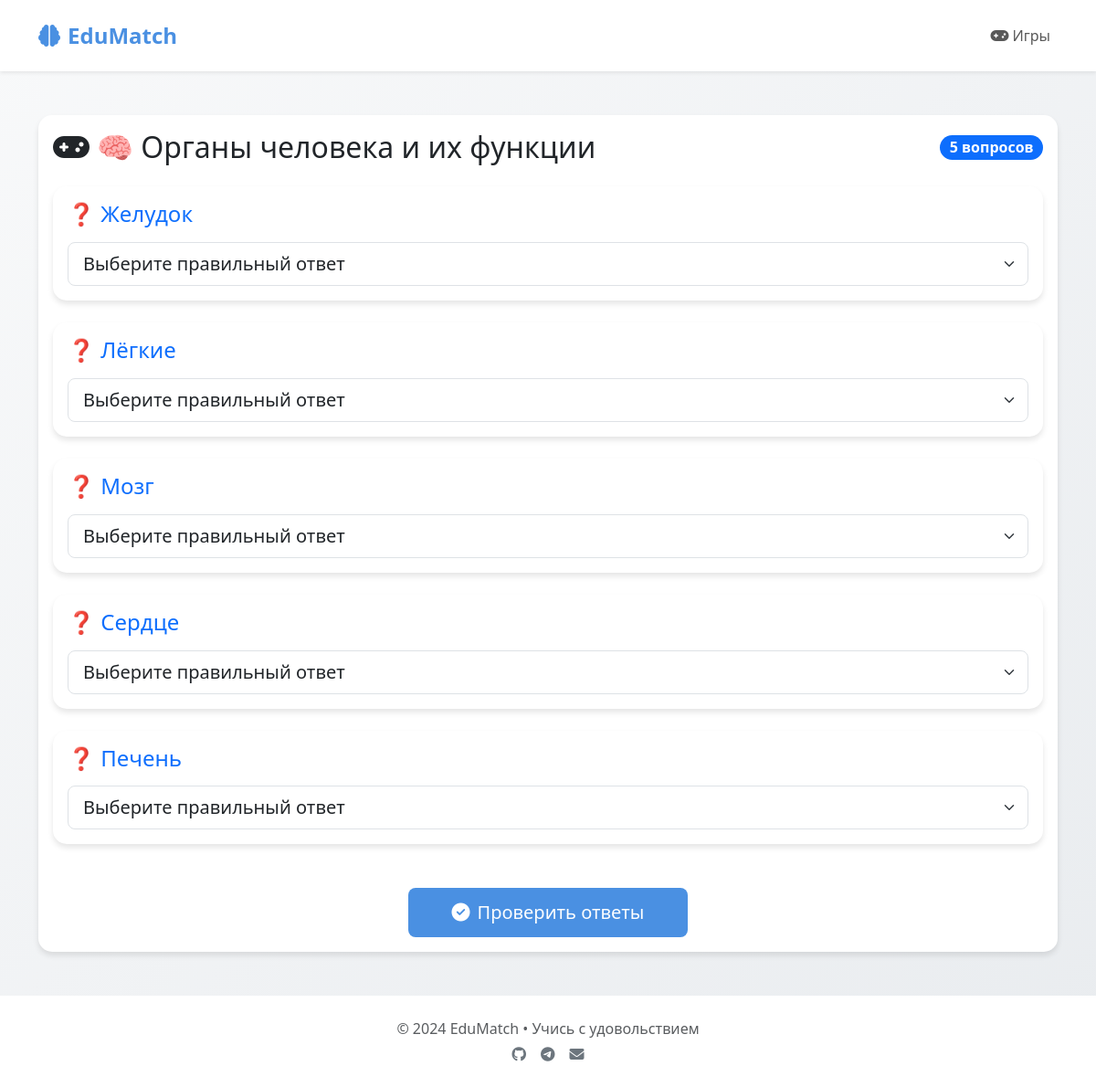
The page /game/8/ on the database its author committed.
### cards/models.py (models this page shows, shortened)
class Category(models.Model):
    name = models.CharField(max_length=100)

class Card(models.Model):
    left_text = models.CharField(max_length=200)
    right_text = models.CharField(max_length=200)
    category = models.ForeignKey(Category, on_delete=models.CASCADE)

### cards/views.py (the view, shortened to what this page needs)
# urls.py: path('game/<int:category_id>/', views.game, name='game'),
def game(request, category_id):
    category = get_object_or_404(Category, id=category_id)
    if 'selected_cards' not in request.session or request.method == 'GET':
        all_cards = list(Card.objects.filter(category=category))
        num_cards = min(len(all_cards), 5)
        selected_cards = random.sample(all_cards, num_cards) if len(all_cards) >= 5 else all_cards
        request.session['selected_cards'] = [c.id for c in selected_cards]
    else:
        selected_cards = Card.objects.filter(id__in=request.session['selected_cards'])
    for card in selected_cards:
        other_cards = [c for c in selected_cards if c != card]
        wrong_answers = random.sample(other_cards, min(3, len(other_cards)))
        options = wrong_answers + [card]
        random.shuffle(options)
        card.options = options
    return render(request, 'cards/game.html', {
        'category': category,
        'cards': selected_cards,
    })

### cards/templates/cards/game.html (shortened to what this page needs)
{% extends 'cards/base.html' %}
{% block content %}
<div class="card">
    <div class="card-body">
        <div class="d-flex justify-content-between align-items-center mb-4">
            <h2 class="card-title mb-0">
                <i class="fas fa-gamepad me-2"></i>{{ category.name }}
            </h2>
            <span class="badge bg-primary rounded-pill fs-6">
                {{ cards|length }} вопросов
            </span>
        </div>
        <form method="post">
            <div class="row g-4">
                {% for card in cards %}
                <div class="col-12">
                    <div class="card option-card">
                        <div class="card-body">
                            <h4 class="card-title mb-3 text-primary">
                                ❓ {{ card.left_text }}
                            </h4>
                            <select name="card_{{ card.id }}"
                                    class="form-select form-select-lg"
                                    required>
                                <option value="">Выберите правильный ответ</option>
                            </select>
                        </div>
                    </div>
                </div>
                {% endfor %}
            </div>
            <div class="text-center mt-5">
                <button type="submit" class="btn btn-primary btn-lg px-5">
                    <i class="fas fa-check-circle me-2"></i>Проверить ответы
                </button>
            </div>
        </form>
    </div>
</div>
{% endblock %}

### cards/templates/cards/base.html (style rules this page uses)
:root { --main-color: #4A90E2; --hover-color: #357ABD; --bg-gradient: linear-gradient(135deg, #f8f9fa 0%, #e9ecef 100%); }
body { background: var(--bg-gradient); min-height: 100vh; }
.card { border: none; border-radius: 15px; box-shadow: 0 4px 6px rgba(0,0,0,0.1); transition: transform 0.3s; }
.btn-primary { background-color: var(--main-color); border: none; padding: 12px 25px; }
.option-card { cursor: pointer; transition: all 0.2s; }

### rows shown on the page
Category: name "🧠 Органы человека и их функции"
Card: left_text "Желудок"
Card: left_text "Лёгкие"
Card: left_text "Мозг"
Card: left_text "Сердце"
Card: left_text "Печень"

### other values the page prints
{{ cards|length }} "5"
